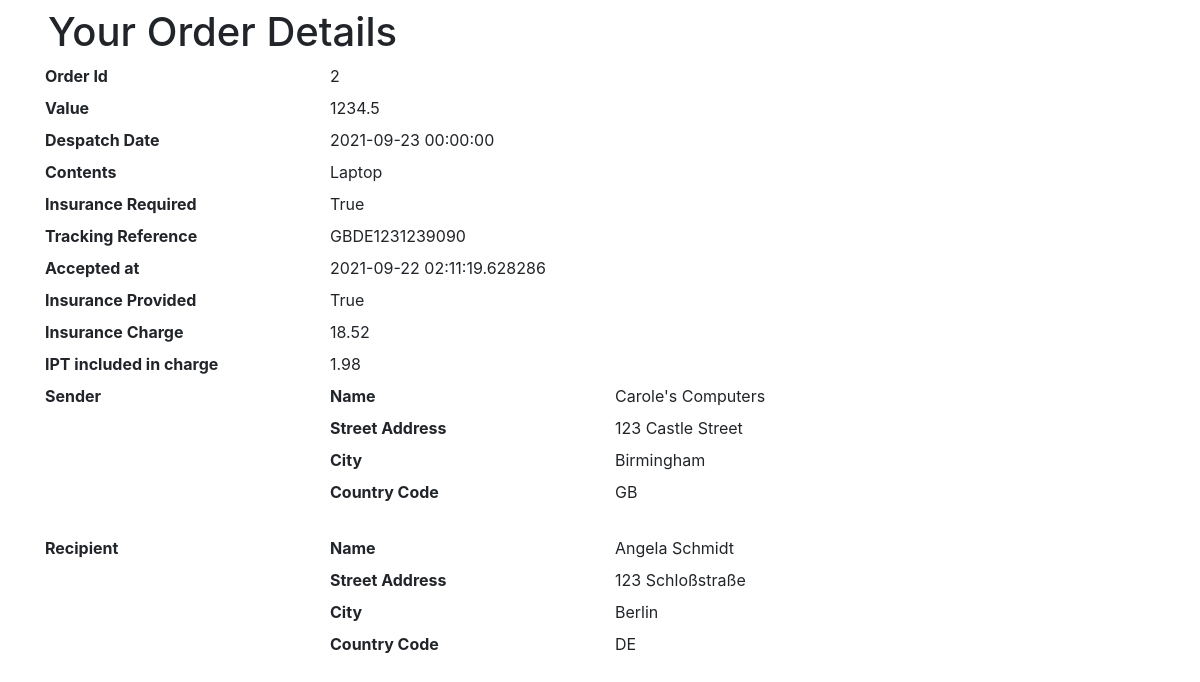
Page /orders/2/ on the committed database.
### models.py (models this page shows)
class Orders(db.Model):
    id = db.Column(db.Integer, primary_key=True, autoincrement=True)
    sender_id = db.Column(db.Integer, db.ForeignKey('sender.id', ondelete="CASCADE"))
    recipient_id = db.Column(db.Integer, db.ForeignKey('recipient.id', ondelete="CASCADE"))
    value = db.Column(db.Float)
    despatch_date = db.Column(db.DateTime)
    contents_declaration = db.Column(db.String(50))
    insurance_required = db.Column(db.Boolean)
    tracking_reference = db.Column(db.String(50))
    order_url = db.Column(db.String(100))
    accepted_at = db.Column(db.DateTime)
    insurance_provided = db.Column(db.Boolean)
    total_insurance_charge = db.Column(db.Float)
    ipt_included_in_charge = db.Column(db.Float)

class Sender(db.Model):
    id = db.Column(db.Integer, primary_key=True, autoincrement=True)
    name = db.Column(db.String(50))
    street_address = db.Column(db.String(100))
    city = db.Column(db.String(20))
    country_code = db.Column(db.String(3))

class Recipient(db.Model):
    id = db.Column(db.Integer, primary_key=True, autoincrement=True)
    name = db.Column(db.String(50))
    street_address = db.Column(db.String(100))
    city = db.Column(db.String(20))
    country_code = db.Column(db.String(3))

### app.py (the view)
@app.route('/orders/<int:order_id>/', methods=['GET'])
def get_order(order_id):
    order = Orders.query.get_or_404(order_id)
    sender = Sender.query.get_or_404(order.sender_id)
    recipient = Recipient.query.get_or_404(order.recipient_id)
    return render_template('view_order.html', order=order, sender=sender, recipient=recipient, title='View Order')

### templates/view_order.html
{% extends "base.html" %}
{% block content %}
  {% if order %}
  <h1 class="display-6 ml-5 mt-2 mb-2">Your Order Details</h1>
    <div class="container">
      <dl class="row">
        <dt class="col-sm-3">Order Id</dt>
        <dd class="col-sm-9">{{ order.id }}</dd>
        <dt class="col-sm-3">Value</dt>
        <dd class="col-sm-9">{{ order.value }}</dd>
        <dt class="col-sm-3">Despatch Date</dt>
        <dd class="col-sm-9">{{ order.despatch_date }}</dd>
        <dt class="col-sm-3">Contents</dt>
        <dd class="col-sm-9">{{ order.contents_declaration }}</dd>
        <dt class="col-sm-3">Insurance Required</dt>
        <dd class="col-sm-9">{{ order.insurance_required }}</dd>
        <dt class="col-sm-3">Tracking Reference</dt>
        <dd class="col-sm-9">{{ order.tracking_reference }}</dd>
        <dt class="col-sm-3">Accepted at</dt>
        <dd class="col-sm-9">{{ order.accepted_at }}</dd>
        <dt class="col-sm-3">Insurance Provided</dt>
        <dd class="col-sm-9">{{ order.insurance_provided }}</dd>
        <dt class="col-sm-3">Insurance Charge</dt>
        <dd class="col-sm-9">{{ order.total_insurance_charge }}</dd>
        <dt class="col-sm-3">IPT included in charge</dt>
        <dd class="col-sm-9">{{ order.ipt_included_in_charge }}</dd>
        <dt class="col-sm-3">Sender</dt>
        <dd class="col-sm-9">
          <dl class="row">
            <dt class="col-sm-4">Name</dt>
            <dd class="col-sm-8">{{ sender.name }}</dd>
            <dt class="col-sm-4">Street Address</dt>
            <dd class="col-sm-8">{{ sender.street_address }}</dd>
            <dt class="col-sm-4">City</dt>
            <dd class="col-sm-8">{{ sender.city }}</dd>
            <dt class="col-sm-4">Country Code</dt>
            <dd class="col-sm-8">{{ sender.country_code }}</dd>
          </dl>
        </dd>
        <dt class="col-sm-3">Recipient</dt>
        <dd class="col-sm-9">
          <dl class="row">
            <dt class="col-sm-4">Name</dt>
            <dd class="col-sm-8">{{ recipient.name }}</dd>
            <dt class="col-sm-4">Street Address</dt>
            <dd class="col-sm-8">{{ recipient.street_address }}</dd>
            <dt class="col-sm-4">City</dt>
            <dd class="col-sm-8">{{ recipient.city }}</dd>
            <dt class="col-sm-4">Country Code</dt>
            <dd class="col-sm-8">{{ recipient.country_code }}</dd>
          </dl>
        </dd>
      </dl>
    </div>
  {% endif %}
{% endblock content %}

### rows in the picture
Orders: id "2", value "1234.5", despatch_date "2021-09-23 00:00:00", contents_declaration "Laptop", insurance_required "True", tracking_reference "GBDE1231239090", accepted_at "2021-09-22 02:11:19.628286", insurance_provided "True", total_insurance_charge "18.52", ipt_included_in_charge "1.98"
Sender: name "Carole's Computers", street_address "123 Castle Street", city "Birmingham", country_code "GB"
Recipient: name "Angela Schmidt", street_address "123 Schloßstraße", city "Berlin", country_code "DE"
